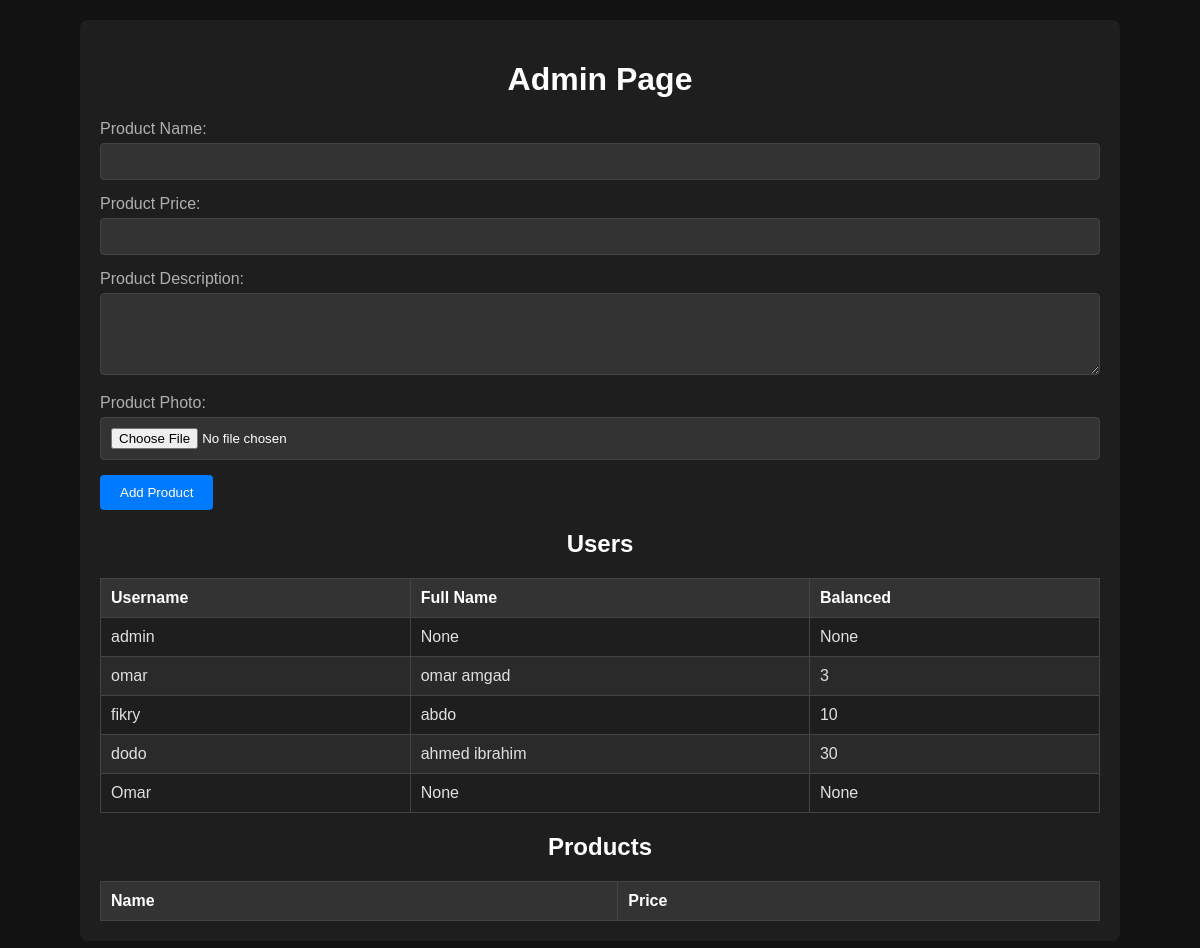
Page /admin (signed in) on the earlier database version.
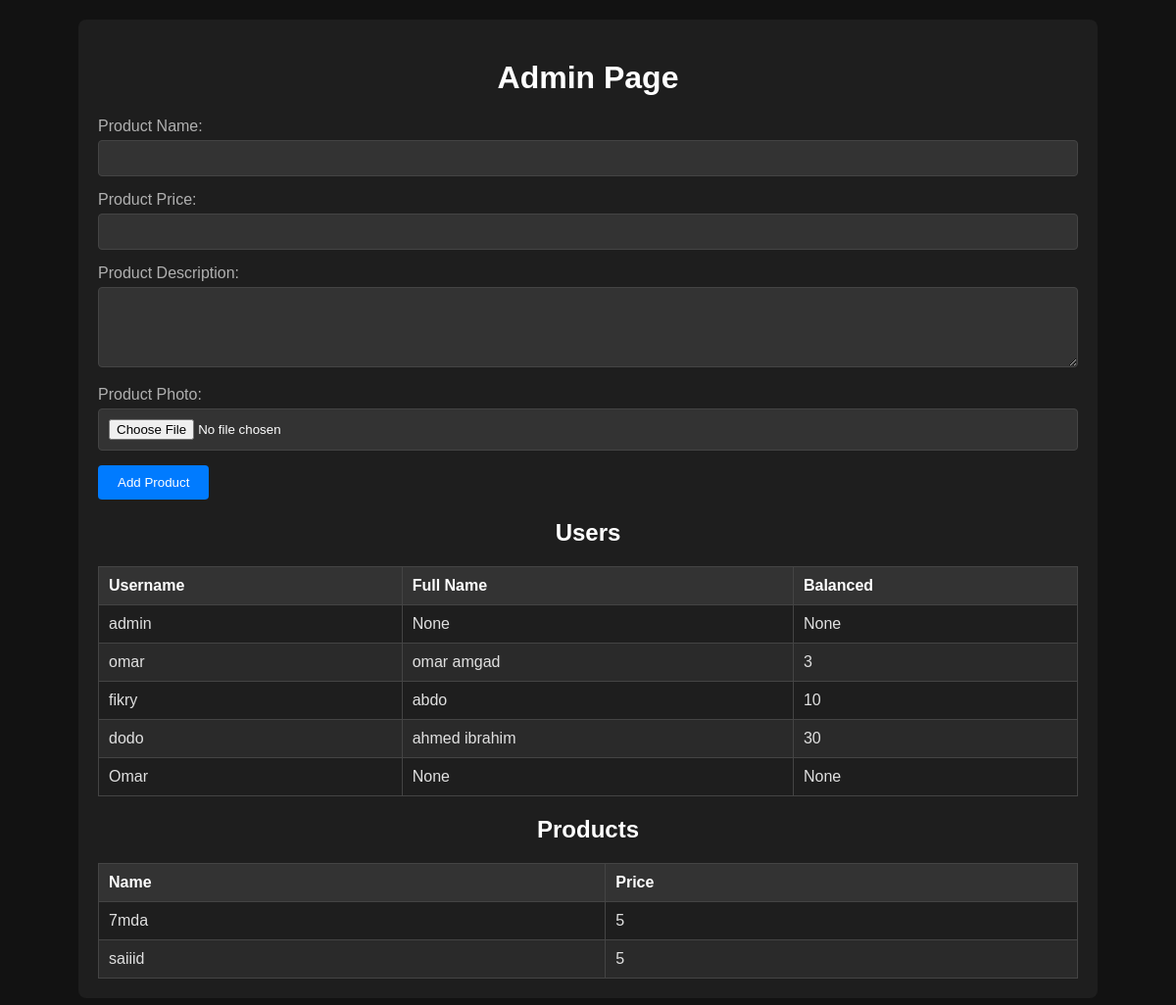
Same page on the later database version.
### tables this page shows
CREATE TABLE users (
			id INTEGER PRIMARY KEY AUTOINCREMENT,
			username TEXT NOT NULL UNIQUE,
			password TEXT NOT NULL,
            fullname TEXT ,
            balnaced INTEGER,
            photo_name TEXT
        );

CREATE TABLE "products" (
			id INTEGER PRIMARY KEY AUTOINCREMENT,
			productname TEXT NOT NULL UNIQUE,
            price INTEGER NOT NULL,
            photo TEXT,
            description TEXT
		);

### app.py (the view, shortened to what this page needs)
@app.route('/admin', methods=['GET', 'POST'])
def admin():
    if 'username' in session:
        if not session['username'] == 'admin':
            return f"Your not admin soo FUCK YOU AND GET OUT"
        users = db.get_all_users(connection)
        products = db.get_all_product(connection)
        return render_template('admin.html',users = users, products = products)
    else:
        return redirect(url_for('login'))

### db.py (called while the page is built)
def get_all_users(connection):#admin
    cursor = connection.cursor()
    query = 'SELECT * FROM users'
    cursor.execute(query)
    return cursor.fetchall()

def get_all_product(connection):#admin
    cursor = connection.cursor()
    query = 'SELECT * FROM products'
    cursor.execute(query)
    return cursor.fetchall()

### Templates/admin.html (shortened to what this page needs)
<!DOCTYPE html>
<html lang="en">
<head>
</head>
<body>
    <div class="container">
        <h1>Admin Page</h1>
        <form id="product-form" enctype="multipart/form-data" method="post" action="{{ url_for('admin') }}">
            <div class="form-group">
                <label for="product-name">Product Name:</label>
                <input type="text" id="product-name" name="product-name" required>
            </div>
            <div class="form-group" >
                <label for="product-price">Product Price:</label>
                <input type="number" id="product-price" name="product-price" step="0.01" required>
            </div>
            <div class="form-group">
                <label for="product-description">Product Description:</label>
                <textarea id="product-description" name="product-description" rows="4" required></textarea>
            </div>
            <div class="form-group">
                <label for="product-photo">Product Photo:</label>
                <input type="file" id="product-photo" name="product-photo" required></input>
            </div>
            <div class="form-group">
                <button type="submit">Add Product</button>
            </div>
        </form>
        <h2>Users</h2>
        <table id="users-table">
            <thead>
                <tr>
                    <th>Username</th>
                    <th>Full Name</th>
                    <th>Balanced</th>
                </tr>
            </thead>
            <tbody>
                {% for user in users %}
                <tr>
                    <td>{{ user[1] }}</td>
                    <td>{{ user[3] }}</td>
                    <td>{{ user[4] }}</td>
                </tr>
                {% endfor %}
            </tbody>
        </table>
        <h2>Products</h2>
        <table id="Product-table">
            <thead>
                <tr>
                    <th>Name</th>
                    <th>Price</th>
                </tr>
            </thead>
            <tbody>
                {% for product in products %}
                <tr>
                    <td>{{ product[1] }}</td>
                    <td>{{ product[2] }}</td>
                </tr>
                {% endfor %}
            </tbody>
        </table>
    </div>
</body>
</html>

### Templates/admin.html (style rules this page uses)
body { font-family: Arial, sans-serif; margin: 20px; background-color: #121212; color: #e0e0e0; }
.container { max-width: 1000px; margin: auto; background-color: #1e1e1e; padding: 20px; border-radius: 8px; }
h1, h2 { color: #ffffff; text-align: center; }
.form-group { margin-bottom: 15px; }
.form-group label { display: block; margin-bottom: 5px; color: #b0b0b0; }
.form-group input, .form-group textarea { width: 100%; padding: 10px; box-sizing: border-box; background-color: #333333; color: #ffffff; border: 1px solid #444444; border-radius: 4px; }
.form-group button { padding: 10px 20px; background-color: #007bff; color: #ffffff; border: none; border-radius: 4px; cursor: pointer; }
table { width: 100%; border-collapse: collapse; margin-top: 20px; }
table, th, td { border: 1px solid #444444; }
th, td { padding: 10px; text-align: left; }
th { background-color: #333333; color: #ffffff; }
tr:nth-child(even) { background-color: #2a2a2a; }

Differences in the rows shown:
added products: productname "7mda", price "5"
added products: productname "saiiid", price "5"
